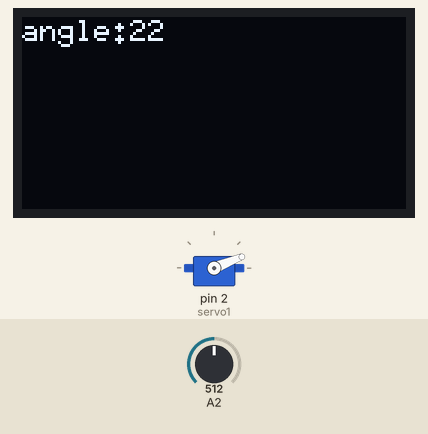
Recording of a sketch running on a simulated Arduino Uno, built with avr-gcc and run on an emulated ATmega328P. Parts: 128×64 one-colour display, servo. The inputs (shaded band) are chosen by the test bench; at power-on: A2 = 512. What the sketch prints to the serial monitor is not drawn.

Above: at 1.2 s.
1.3 s: A2 set to 306
At 1.9 s:
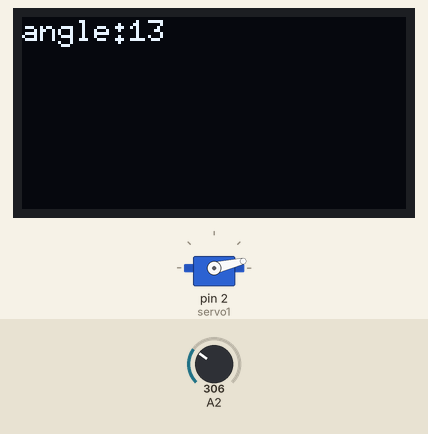
2.8 s: A2 set to 1023
At 4.1 s:
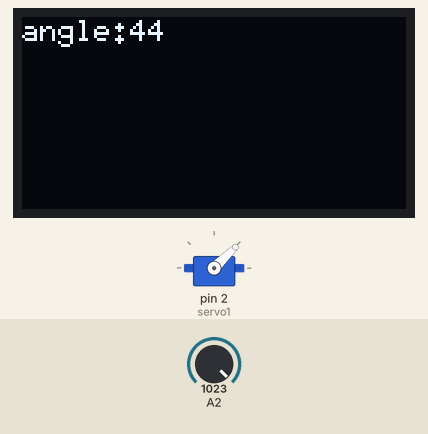
4.4 s: A2 set to 900
At 5.3 s:
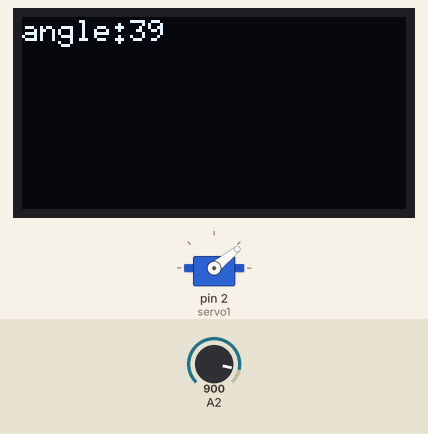
Timing chart, 0 to 7.4 s (numbered marks = the images above; inputs shaded):
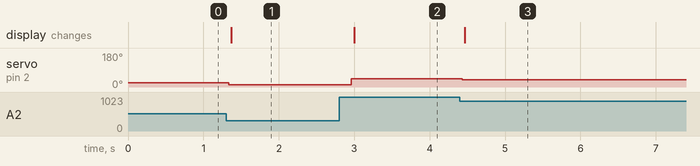

The sketch:

Servo_Vresistor.ino
```cpp
//Generated Date: Wed, 14 Oct 2026 15:16:30 GMT

#include <Servo.h>
#include "Wire.h"
#include "U8g2lib.h"

Servo servo1;
int angle = 90;
U8G2_SSD1306_128X64_NONAME_F_HW_I2C u8g2(U8G2_R0, /* reset=*/ U8X8_PIN_NONE);

void setup()
{
  Serial.begin(9600);

  u8g2.begin();
  u8g2.setFont(u8g2_font_6x10_tf);
  u8g2.setFontRefHeightExtendedText();
  u8g2.setDrawColor(1);
  u8g2.setFontPosTop();
  u8g2.setFontDirection(0);

  servo1.attach(2);
}

void loop()
{
  angle = map(analogRead(16),0,4095,0,180);
  servo1.write(angle);
  Serial.println((String("馬達角度：")+String(angle)));
  u8g2.firstPage();
  do {
    u8g2.setCursor(0, 0);
    u8g2.print(String(String("angle:")+String(angle)).c_str());

    u8g2.sendBuffer();
  } while (u8g2.nextPage());
  delay(100);
}
```

Measured:
- after the input at 1.3 s, servo on pin 2 (servo1): 22° → 13° at once; the display: changes after 0.07 s (image 1)
- after the input at 2.8 s, servo on pin 2 (servo1): 13° → 44° after 0.16 s; the display: changes after 0.20 s (image 2)
- after the input at 4.4 s, servo on pin 2 (servo1): 44° → 39° at once; the display: changes after 0.07 s (image 3)
